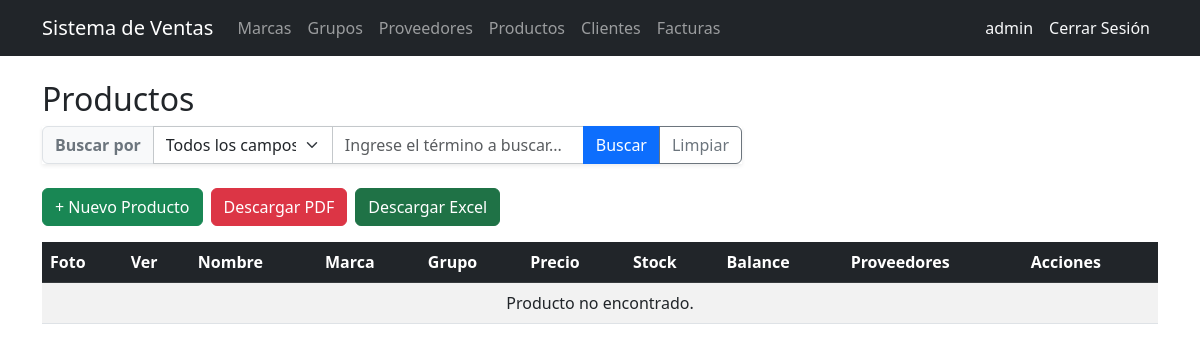
The page /products/ (signed in) on the database as committed earlier.
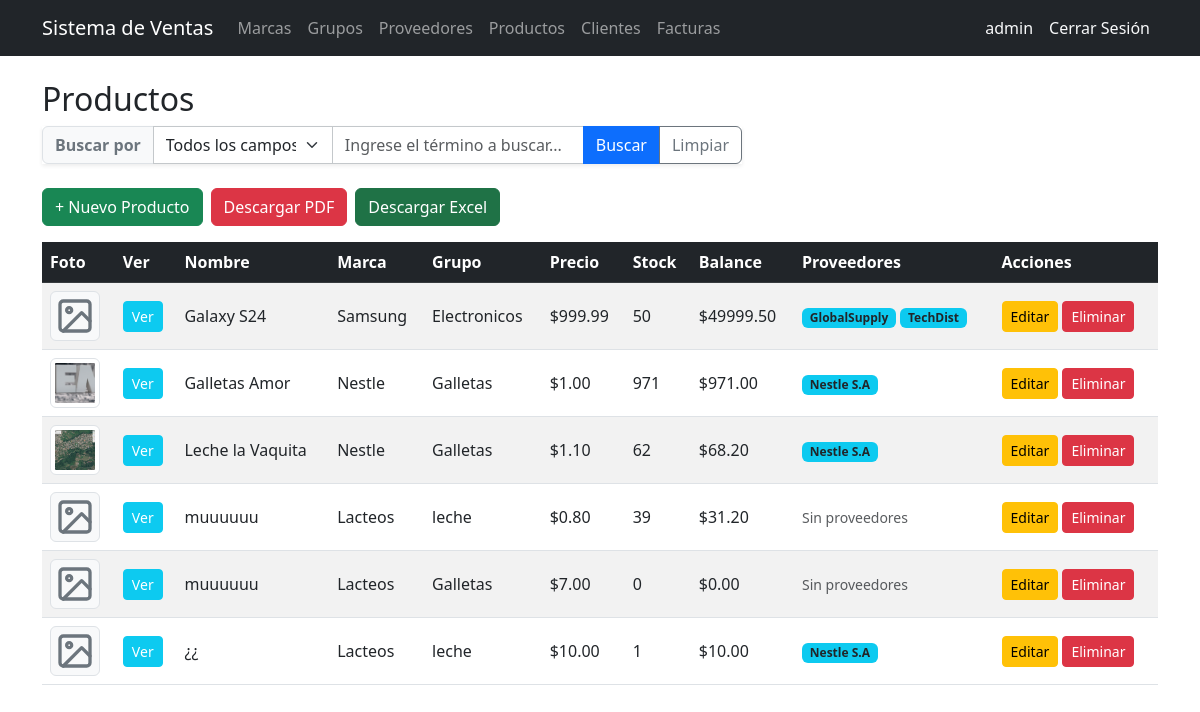
The same page on the database as committed later.
### billing/models.py (models this page shows, shortened)
class Product(models.Model):
    name = models.CharField(max_length=200, verbose_name='Product Name')
    description = models.TextField(default="", verbose_name='Descripción')
    brand = models.ForeignKey(Brand, on_delete=models.PROTECT, related_name='products')
    group = models.ForeignKey(ProductGroup, on_delete=models.PROTECT, related_name='products')
    suppliers = models.ManyToManyField(Supplier, related_name='products', blank=True)
    unit_price = models.DecimalField(max_digits=12, decimal_places=2)
    stock = models.IntegerField(default=0)
    image = models.ImageField(upload_to='products/', blank=True, null=True, verbose_name='Imagen')
    is_active = models.BooleanField(default=True)
    created_at = models.DateTimeField(auto_now_add=True)
    updated_at = models.DateTimeField(auto_now=True)
    class Meta:
        verbose_name = 'Product'
        verbose_name_plural = 'Products'
        ordering = ['name']
    @property
    def balance(self):
        return self.unit_price * self.stock

class Brand(models.Model):
    name = models.CharField(max_length=100, unique=True, verbose_name='Brand Name')
    description = models.TextField(blank=True, null=True)
    image = models.ImageField(upload_to='brands/', blank=True, null=True, verbose_name='Imagen de Marca')
    is_active = models.BooleanField(default=True)
    created_at = models.DateTimeField(auto_now_add=True)
    updated_at = models.DateTimeField(auto_now=True)
    class Meta:
        verbose_name = 'Brand'
        verbose_name_plural = 'Brands'
        ordering = ['name']

class ProductGroup(models.Model):
    name = models.CharField(max_length=100, unique=True, verbose_name='Group Name')
    is_active = models.BooleanField(default=True)
    created_at = models.DateTimeField(auto_now_add=True)
    updated_at = models.DateTimeField(auto_now=True)
    class Meta:
        verbose_name = 'Product Group'
        verbose_name_plural = 'Product Groups'
        ordering = ['name']

class Supplier(models.Model):
    name = models.CharField(max_length=200, verbose_name='Company Name')
    contact_name = models.CharField(max_length=200, blank=True, null=True)
    email = models.EmailField(blank=True, null=True)
    phone = models.CharField(max_length=20, blank=True, null=True)
    address = models.TextField(blank=True, null=True)
    is_active = models.BooleanField(default=True)
    created_at = models.DateTimeField(auto_now_add=True)
    updated_at = models.DateTimeField(auto_now=True)
    class Meta:
        verbose_name = 'Supplier'
        verbose_name_plural = 'Suppliers'
        ordering = ['name']

### billing/views.py (the view, shortened to what this page needs)
# urls.py: path('products/', views.ProductListView.as_view(), name='product_list'),
class ProductListView(LoginRequiredMixin, ListView):
    model = Product
    template_name = 'billing/product_list.html'
    context_object_name = 'items'
    def get_queryset(self):
        queryset = super().get_queryset().select_related('brand', 'group').prefetch_related('suppliers')
        search_field = self.request.GET.get('search_field', 'all').strip()
        search_value = self.request.GET.get('search_value', '').strip()
        return queryset
    def get_context_data(self, **kwargs):
        context = super().get_context_data(**kwargs)
        context['search_field'] = self.request.GET.get('search_field', 'all').strip()
        context['search_value'] = self.request.GET.get('search_value', '').strip()
        return context

### billing/templates/billing/product_list.html (shortened to what this page needs)
{% extends 'billing/base.html' %}
{% block content %}
<h2>Productos</h2>
<form method="get" class="mb-4">
  <div class="input-group shadow-sm" style="max-width: 700px;">
    <span class="input-group-text bg-light fw-bold text-secondary">Buscar por</span>
    <select name="search_field" id="search_field" class="form-select border-secondary-subtle" style="max-width: 180px;">
      <option value="all" {% if search_field == 'all' or not search_field %}selected{% endif %}>Todos los campos</option>
    </select>
    <input type="text" name="search_value" id="search_value" class="form-control border-secondary-subtle" placeholder="Ingrese el término a buscar..." value="{{ search_value|default:'' }}">
    <button type="submit" class="btn btn-primary">Buscar</button>
    <a href="{% url 'billing:product_list' %}" class="btn btn-outline-secondary">Limpiar</a>
  </div>
</form>
<div class="mb-3 d-flex gap-2">
  <a href="{% url 'billing:product_create' %}" class="btn btn-success">+ Nuevo Producto</a>
  <a href="{% url 'billing:product_report_pdf' %}" class="btn btn-danger">Descargar PDF</a>
  <a href="{% url 'billing:product_report_excel' %}" class="btn btn-primary" style="background-color: #1f7246; border-color: #1f7246;">Descargar Excel</a>
</div>
<table class="table table-striped table-hover align-middle">
  <thead class="table-dark">
    <tr>
      <th>Foto</th>
      <th>Ver</th>
      <th>Nombre</th>
      <th>Marca</th>
      <th>Grupo</th>
      <th>Precio</th>
      <th>Stock</th>
      <th>Balance</th>
      <th>Proveedores</th>
      <th>Acciones</th>
    </tr>
  </thead>
  <tbody>
    {% for item in items %}
    <tr>
      <td>
        {% if item.image %}
          <img src="{{ item.image.url }}" alt="{{ item.name }}" class="img-thumbnail animate-fade-in" style="width: 50px; height: 50px; object-fit: cover;">
        {% endif %}
      </td>
      <td>
        <button type="button" class="btn btn-sm btn-info text-white btn-view-product"
                data-id="{{ item.pk }}"
                data-name="{{ item.name|escape }}"
                data-description="{{ item.description|escape|default:'Sin descripción' }}"
                data-brand="{{ item.brand.name|escape }}"
                data-group="{{ item.group.name|escape }}"
                data-price="{{ item.unit_price }}"
                data-stock="{{ item.stock }}"
                data-balance="{{ item.balance }}"
                data-image="{% if item.image %}{{ item.image.url }}{% endif %}"
                data-suppliers="{% for s in item.suppliers.all %}{{ s.name }}{% if not forloop.last %}, {% endif %}{% empty %}Sin proveedores{% endfor %}"
                data-active="{% if item.is_active %}Sí{% else %}No{% endif %}">
          Ver
        </button>
      </td>
      <td>{{ item.name }}</td>
      <td>{{ item.brand.name }}</td>
      <td>{{ item.group.name }}</td>
      <td>${{ item.unit_price }}</td>
      <td>{{ item.stock }}</td>
      <td>${{ item.balance }}</td>
      <td>
        {% for s in item.suppliers.all %}
        <span class="badge bg-info text-dark">{{ s.name }}</span>
        {% empty %}
        <span class="text-muted small">Sin proveedores</span>
        {% endfor %}
      </td>
      <td>
        <a href="{% url 'billing:product_update' item.pk %}" class="btn btn-sm btn-warning">Editar</a>
        <a href="{% url 'billing:product_delete' item.pk %}" class="btn btn-sm btn-danger">Eliminar</a>
      </td>
    </tr>
    {% empty %}
    <tr>
      <td colspan="10" class="text-center">Producto no encontrado.</td>
    </tr>
    {% endfor %}
  </tbody>
</table>
{% endblock %}

### billing/templates/billing/base.html (shortened to what this page needs)
<!DOCTYPE html>
<html lang="es">
<head>
  <link href="https://cdn.jsdelivr.net/npm/bootstrap@5.3.0/dist/css/bootstrap.min.css" rel="stylesheet">
</head>
<body>
  <nav class="navbar navbar-expand-lg navbar-dark bg-dark">
    <div class="container">
      <a class="navbar-brand" href="{% url 'billing:home' %}">Sistema de Ventas</a>
      <div class="collapse navbar-collapse" id="nav">
        <ul class="navbar-nav me-auto">
          {% if user.is_authenticated %}
          <li class="nav-item"><a class="nav-link" href="{% url 'billing:brand_list' %}">Marcas</a></li>
          <li class="nav-item"><a class="nav-link" href="{% url 'billing:productgroup_list' %}">Grupos</a></li>
          <li class="nav-item"><a class="nav-link" href="{% url 'billing:supplier_list' %}">Proveedores</a></li>
          <li class="nav-item"><a class="nav-link" href="{% url 'billing:product_list' %}">Productos</a></li>
          <li class="nav-item"><a class="nav-link" href="{% url 'billing:customer_list' %}">Clientes</a></li>
          <li class="nav-item"><a class="nav-link" href="{% url 'billing:invoice_list' %}">Facturas</a></li>
          {% endif %}
        </ul>
        <ul class="navbar-nav">
          {% if user.is_authenticated %}
          <li class="nav-item"><span class="nav-link text-light">{{ user.username }}</span></li>
          <li class="nav-item">
            <form method="post" action="{% url 'logout' %}" class="d-inline">
              <button type="submit" class="nav-link btn btn-link text-light" style="text-decoration:none;">
                Cerrar Sesión
              </button>
            </form>
          </li>
          {% else %}
          <li class="nav-item"><a class="nav-link" href="{% url 'login' %}">Iniciar Sesión</a></li>
          <li class="nav-item"><a class="nav-link" href="{% url 'billing:signup' %}">Registrarse</a></li>
          {% endif %}
        </ul>
      </div>
    </div>
  </nav>
  <div class="container mt-4">
    {% block content %}{% endblock %}
  </div>
</body>
</html>

Rows that differ between the two databases and show on the page:
added Product: name "Galaxy S24", brand.name "Samsung", group.name "Electronicos", unit_price "999.99", stock "50", balance "49999.50"
added Supplier: name "GlobalSupply", shown under "Galaxy S24"
added Supplier: name "TechDist", shown under "Galaxy S24"
added Product: image (picture), name "Galletas Amor", brand.name "Nestle", group.name "Galletas", unit_price "1.00", stock "971", balance "971.00"
added Supplier: name "Nestle S.A"
added Product: image (picture), name "Leche la Vaquita", brand.name "Nestle", group.name "Galletas", unit_price "1.10", stock "62", balance "68.20"
added Product: name "muuuuuu", brand.name "Lacteos", group.name "leche", unit_price "0.80", stock "39", balance "31.20"
added Product: name "muuuuuu", brand.name "Lacteos", group.name "Galletas", unit_price "7.00", stock "0", balance "0.00"
added Product: name "¿¿", brand.name "Lacteos", group.name "leche", unit_price "10.00", stock "1", balance "10.00"
Other text that changed with them:
text no longer shown: "Producto no encontrado."
